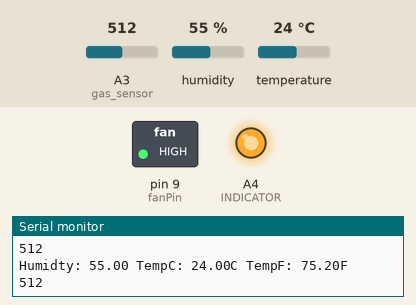
Recording of a sketch running on a simulated Arduino Uno, built with avr-gcc and run on an emulated ATmega328P. Parts: switched loads named in the sketch (green lamp = pin HIGH), output pins drawn as LEDs (lit = HIGH), the last lines printed to the serial monitor. The test bench sets the inputs (shaded band); at power-on: humidity 55 %, A3 (gas_sensor) = 512, temperature 24 °C.

Above: at 1.7 s.
1.8 s: humidity set to 78 %
3.7 s: humidity set to 81 %
At 5.2 s:
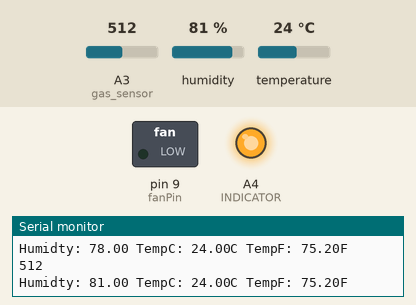
6.0 s: A3 (gas_sensor) set to 114
7.7 s: A3 (gas_sensor) set to 94
At 9.9 s:
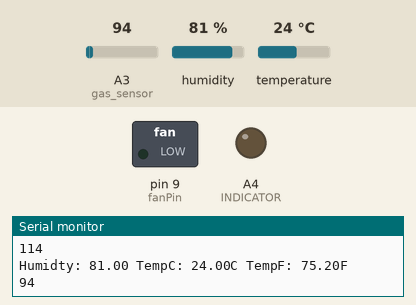
11.1 s: humidity set to 22 %
At 14.8 s:
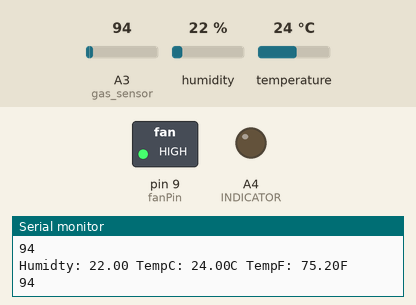
15.1 s: humidity set to 88 %
At 16.1 s:
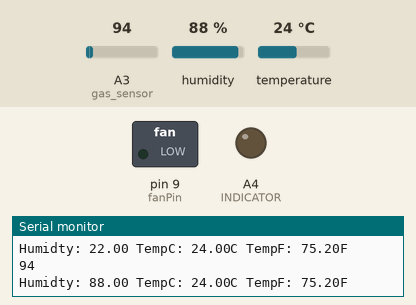
Timing chart, 0 to 18.1 s (numbered marks = the images above; inputs shaded):
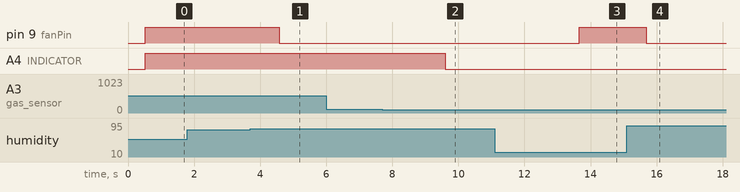

The sketch:

humidity_and_gassensor.ino
```cpp
#include <DHT.h>
#define Type DHT11
int sensePin=2;
DHT HT(sensePin,Type);
float humidty;
float tempC;
float tempF;

int val;
int fanPin=9;

//Gas Sensor
int gas_sensor=A3;
int INDICATOR=A4;
void setup() {
   pinMode(fanPin,OUTPUT);
  HT.begin();
  delay(500);

  pinMode(INDICATOR, OUTPUT);
  pinMode(gas_sensor, INPUT);
   Serial.begin(9600);
}
void Gas_sensor()
{
  val=analogRead(gas_sensor);
    if(val>105){
    digitalWrite(INDICATOR, HIGH);
  }
  else
  digitalWrite(INDICATOR, LOW);
  Serial.println(analogRead(gas_sensor));
}
void loop() {
  // put your main code here, to run repeatedly:

  humidty=HT.readHumidity();
  tempC=HT.readTemperature();
  tempF=HT.readTemperature(true);

  Serial.print("Humidty: ");
  Serial.print(humidty);
  Serial.print(" TempC: ");
  Serial.print(tempC);
  Serial.print("C TempF: ");
  Serial.print(tempF);
  Serial.println("F ");
  if(humidty>=80){
    digitalWrite(fanPin,LOW);
    delay(2000);
  }
  else{
    digitalWrite(fanPin,HIGH);
  }
  Gas_sensor();
  delay(1000);
}
```

Measured:
- the behaviour switches between 79 and 80 % on humidity (found by bisection; images 0 and 1)
- the behaviour switches between 106 and 105 on A3 (gas_sensor) (found by bisection; images 1 and 2)
- after the input at 3.7 s, pin 9 (fanPin): HIGH → LOW after 0.88 s
- after the input at 7.7 s, A4 (INDICATOR): HIGH → LOW after 1.9 s
- after the input at 11.1 s, pin 9 (fanPin): LOW → HIGH after 2.6 s
- after the input at 15.1 s, pin 9 (fanPin): HIGH → LOW after 0.58 s
